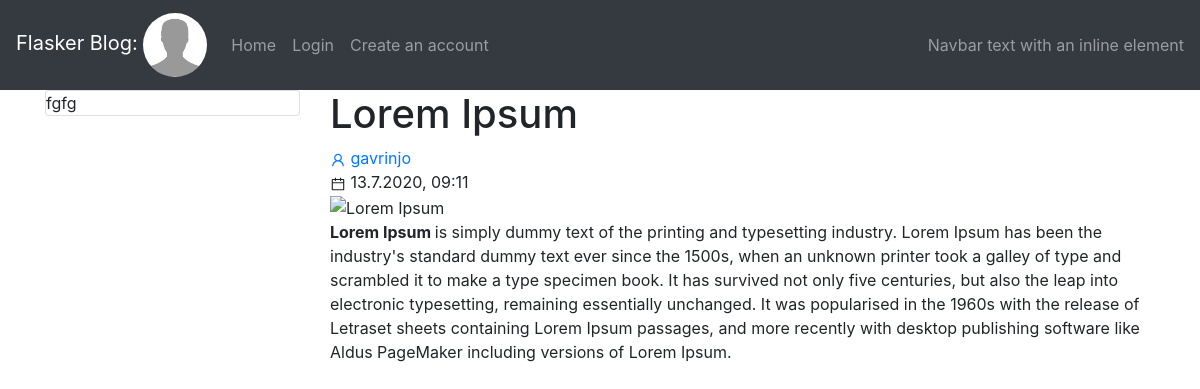
Page /Lorem Ipsum on the committed database.
### app/models.py (models this page shows, shortened)
class Article(db.Model):
    id = db.Column(db.Integer, primary_key=True)
    title = db.Column(db.String(64))
    subtitle = db.Column(db.String(128))
    body = db.Column(db.String(140))
    timestamp = db.Column(db.DateTime, index=True, default=datetime.utcnow)
    user_id = db.Column(db.Integer, db.ForeignKey("user.id"))

class User(UserMixin, db.Model):
    id = db.Column(db.Integer, primary_key=True)
    username = db.Column(db.String(64), index=True, unique=True)
    email = db.Column(db.String(120), index=True, unique=True)
    password_hash = db.Column(db.String(128))
    about_me = db.Column(db.String(140))
    last_seen = db.Column(db.DateTime, default=datetime.utcnow)
    article = db.relationship("Article", backref="author", lazy="dynamic")

### app/content/routes.py (the view)
@bp.route("/<title>", methods=["GET", "POST"])
def page_view(title):
    post = Article.query.filter_by(title=title).first_or_404()
    return render_template("page_view.html", title=post.title, post=post, author=post.author.username)

### app/content/templates/page_view.html (shortened to what this page needs)
{% extends 'base.html' %}
{% block app_content %}
    <div class="row">
        <div class="col">
            <div class="card">
                fgfg
            </div>
        </div>
        <div class="col-9">
            <h1>{{ post.title|safe }}</h1>
            <div class="post-meta">
                <div class="meta-item author">
                    <a href="{{ url_for('main.user', username=post.author.username) }}">
                        <span>
                            {{ post.author.username }}
                        </span>
                    </a>
                </div>
                <div class="meta-item date">
                    <span>
                        {{ moment(post.timestamp).format('D.M.YYYY, hh:mm') }}
                    </span>
                </div>
            </div>
            <img alt="{{ post.title|safe }}" class="img-fluid" alt="Responsive image" data-src="https://hackersandslackers-cdn.storage.googleapis.com/2020/02/uWSGI@2x.jpg" src="https://hackersandslackers-cdn.storage.googleapis.com/2020/02/uWSGI@2x.jpg"/>
            <article class="post">
                <main class="post-content content-body">
                    <span id="post{{ post.id }}">{{ post.body|safe }}</span>
                </main>
            </article>
        </div>
    </div>
{% endblock app_content %}

### rows in the picture
Article: title "Lorem Ipsum", timestamp "13.7.2020, 09:11", body "Lorem Ipsum is simply dummy text of the printing and typesetting industry. Lorem Ipsum has been the industry's standard dummy text ever since the 1500s, when an unknown printer took a galley of type and scrambled it to make a type specimen book. It has survived not only five centuries, but also the leap into electronic typesetting, remaining essentially unchanged. It was popularised in the 1960s with the release of Letraset sheets containing Lorem Ipsum passages, and more recently with desktop publishing software like Aldus PageMaker including versions of Lorem Ipsum."
User: author.username "gavrinjo"
